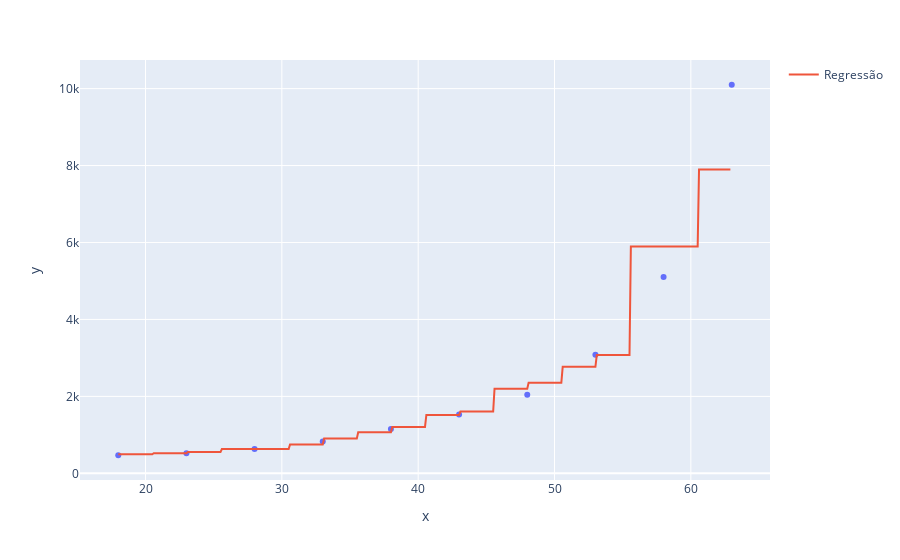

Here is the notebook cell this chart was saved with:
### Code cell
grafico = px.scatter(x = x_plano_saude2.ravel(), y = y_plano_saude2)
grafico.add_scatter(x= x_teste_arvore.ravel(), y = regressor_random_forest_saude.predict(x_teste_arvore), name= 'Regressão')
grafico.show()

### Figure 1 — Plotly figure (JSON) as saved in the notebook; plotly's stock layout.template omitted (floating-point values rounded to 4 significant figures; data arrays with more than 128 entries replaced by an {"elided": "..."} marker saying what was removed)
{"data": [{"hovertemplate": "x=%{x}<br>y=%{y}<extra></extra>", "legendgroup": "", "marker": {"color": "#636efa", "symbol": "circle"}, "mode": "markers", "name": "", "orientation": "v", "showlegend": false, "type": "scatter", "x": [18, 23, 28, 33, 38, 43, 48, 53, 58, 63], "xaxis": "x", "y": [470, 520, 630, 830, 1150, 1530, 2040, 3080, 5100, 10100], "yaxis": "y"}, {"name": "Regressão", "type": "scatter", "x": {"elided": "450 float values"}, "y": {"elided": "450 int values"}}], "layout": {"legend": {"tracegroupgap": 0}, "margin": {"t": 60}, "xaxis": {"anchor": "y", "domain": [0, 1], "title": {"text": "x"}}, "yaxis": {"anchor": "x", "domain": [0, 1], "title": {"text": "y"}}}}
